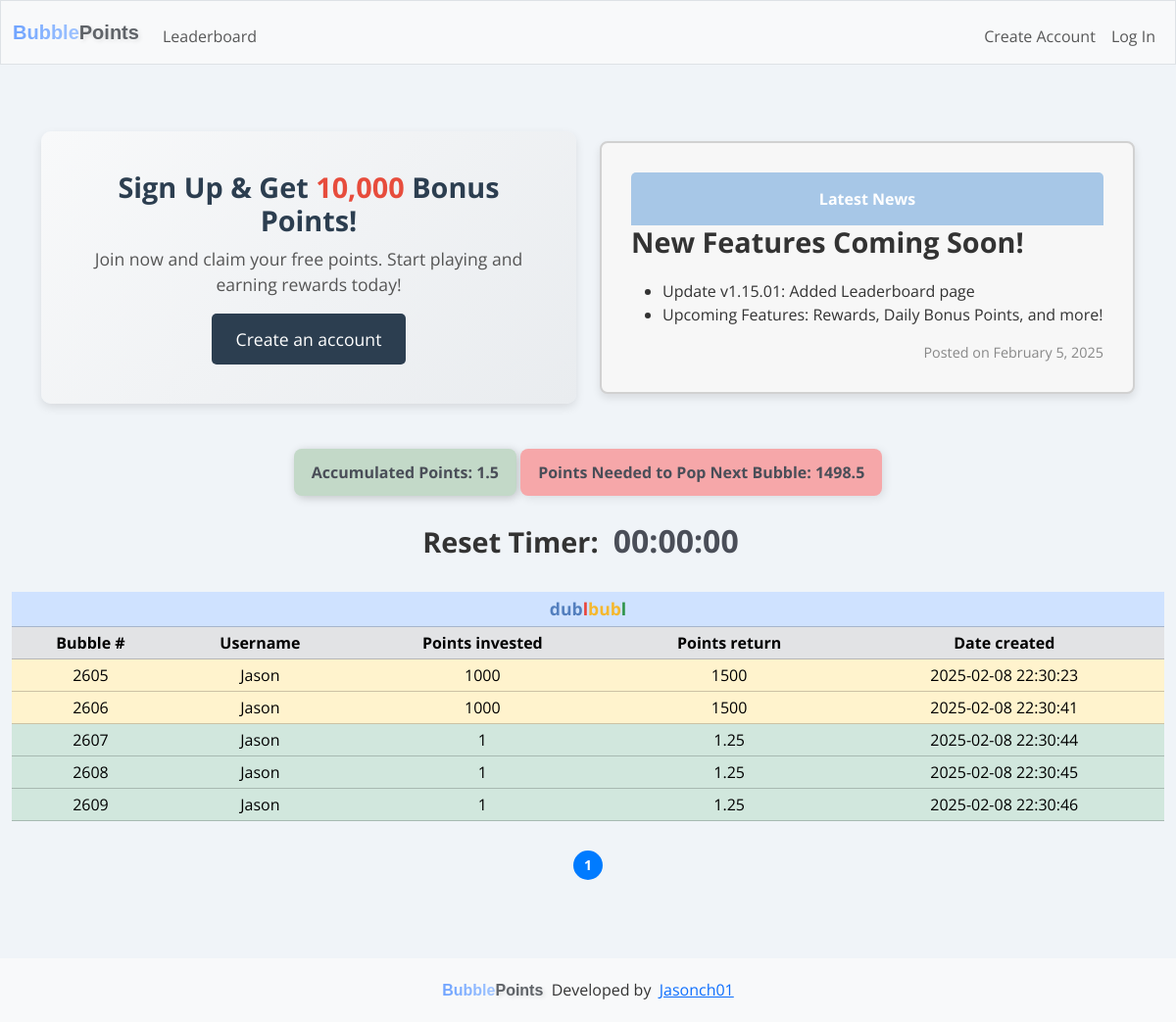
Before: / with the older database file.
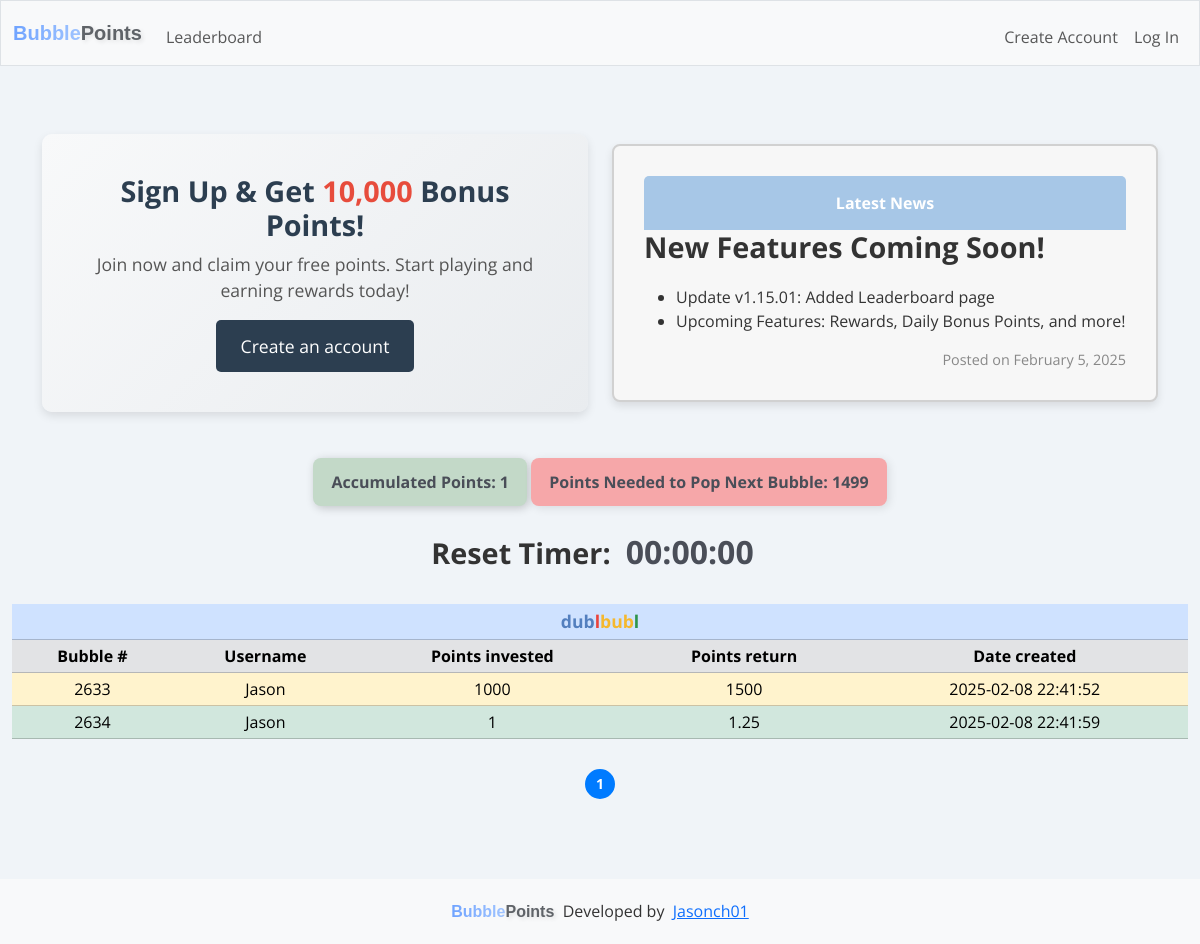
After: the same page with the newer database file.
### tables this page shows
CREATE TABLE points_tracker (
            tracker_id INTEGER PRIMARY KEY AUTOINCREMENT NOT NULL,
            current_points_in INTEGER NOT NULL,
            date_created TEXT NOT NULL        
        );

CREATE TABLE dublbubl (
    row_id INTEGER PRIMARY KEY AUTOINCREMENT NOT NULL,
    user_id INTEGER NOT NULL,
    username TEXT NOT NULL,
    points_in INTEGER NOT NULL,
    points_out INTEGER NOT NULL,
    date_created TEXT NOT NULL,        
    FOREIGN KEY (user_id) REFERENCES users(id)
    FOREIGN KEY (username) REFERENCES users(username)
);

### app.py (the view)
@app.route("/", methods=["GET", "POST"])
def index():
    updated_rows = []  # Initialize with an empty list
    start_timer()
    try:
        dublbubl = cur.execute("SELECT * FROM dublbubl").fetchall()
        page = request.args.get("page", 1, type=int)
        rows_per_page = 20  # Limit rows per page
        offset = (page - 1) * rows_per_page  # Calculate offset
        dublbubl = cur.execute(
            "SELECT * FROM dublbubl ORDER BY row_id ASC LIMIT ? OFFSET ?",
            (rows_per_page, offset)
        ).fetchall()
        total_rows = cur.execute("SELECT COUNT(*) FROM dublbubl").fetchone()[0]
        total_pages = (total_rows + rows_per_page - 1) // rows_per_page  # Round up
        current_points_in = cur.execute("SELECT current_points_in FROM points_tracker").fetchone()
        oldest_row_points_out = cur.execute("SELECT points_out FROM dublbubl ORDER BY row_id ASC LIMIT 1").fetchone()
        user_id = session.get("user_id")
        if user_id:
            user = cur.execute("SELECT * FROM users WHERE id = ?", (user_id,)).fetchall()
            user_history = cur.execute("SELECT * FROM dublbubl_history WHERE creator_id = ? ORDER BY row_id DESC LIMIT 5", (user_id,)).fetchall()
        else:
            user = None
            user_history = None
    except sqlite3.OperationalError as e:
        print("Error: dublbubl_history table does not exist, creating it.")
        init_db()
    if current_points_in is None or oldest_row_points_out is None:
        print("Error: current_points_in or oldest_row_points_out is None.")
        points_in_required = 0  # Default value
    else:
        points_in_required = oldest_row_points_out[0] - current_points_in[0]
    socketio.emit("update_points_info", {
        "current_points_in": current_points_in[0],  # Emitting the actual points_in value
        "points_in_required": points_in_required  # Emitting the calculated points_in_required
    })  # Broadcasts to all connected clients
    points = request.form.get("points")
    current_date = datetime.datetime.now().strftime("%Y-%m-%d %H:%M:%S")
    message = None
    if request.method == "POST":
        if user_id is None:
            return render_template("login.html", message="You must be logged in to create a bubble")
        if not points:
            flash("No points entered", "danger")  # Use "danger" for errors
            return redirect(url_for("index"))
        try:
            points = int(points)
        except ValueError:
            flash("Invalid input", "danger")
            return redirect(url_for("index"))
        if points is None:
            return "Invalid Input"
        elif points <= 0 or points > 10000:
            flash("Points must be between 1 and 10000", "danger")
            return redirect(url_for("index"))
        user_id = session["user_id"]
        user = cur.execute("SELECT * FROM users WHERE id = ?", (user_id,)).fetchone()
        current_points = cur.execute("SELECT points FROM users WHERE id = ?", (user[0],)).fetchone()
        current_points = current_points[0] if current_points else 0  # Default to 0 if no value exists
        if current_points < points:
            flash("Not enough points", "danger")
            return redirect(url_for("index"))
        try:
            if points >= 10000:
                points_out = points * 2  # If points are 10,000 or more, multiply by 2
            elif points >= 5000:
                points_out = points * 1.75  # If points are 5,000 or more but less than 10,000, multiply by 1.75
            elif points >= 1000:
                points_out = points * 1.5  # If points are 1,000 or more but less than 10,000, multiply by 1.5
            else:
                points_out = points * 1.25  # Otherwise, points_out equals points_in (e.g., for smaller amounts)
            cur.execute("""
            INSERT INTO dublbubl (row_id, user_id, username, points_in, points_out, date_created)
            VALUES (?, ?, ?, ?, ?, ?)
            """, (None, user[0], user[1], points, (points_out), current_date))
            con.commit()
            updated_rows = cur.execute("""
                SELECT * FROM dublbubl
                ORDER BY row_id ASC
            """).fetchall()
            total_rows = cur.execute("SELECT COUNT(*) FROM dublbubl").fetchone()[0]
            total_pages = (total_rows + rows_per_page - 1) // rows_per_page  # Round up
            offset = (page - 1) * rows_per_page
            print(f"Page: {page}, Rows per page: {rows_per_page}, Offset: {offset}")
            print(f"Fetching rows starting from: {offset}, Limit: {rows_per_page}")
            updated_rows = cur.execute(
                "SELECT * FROM dublbubl ORDER BY date_created, row_id LIMIT ? OFFSET ?",
                (rows_per_page, offset)
            ).fetchall()
            socketio.emit("update_table", {
                "rows": updated_rows,
                "total_pages": total_pages,
                "current_page": page
            })
            total_points = current_points - points
            if total_points < 0:
                return "Error: Insufficient points balance."
            cur.execute("UPDATE users SET points = ? WHERE id = ?", (total_points, user[0]))
            con.commit()
            socketio.emit("update_point_balance", {
                "point_balance": total_points  # Emitting only the total points balance
            }, room=user[0])  # Emits only to the specific user
            print(f"Emitting update to room: {user[0]} with new balance: {total_points}")
        except Exception as e:
            print(f"Error inserting row into dublbubl: {e}")
            con.rollback()
        current_points_in = cur.execute("SELECT current_points_in FROM points_tracker").fetchone()
        row_count = cur.execute("SELECT COUNT(*) FROM dublbubl").fetchone()[0]
        print(f"Number of rows in dublbubl: {row_count}")
        if row_count > 1:
            if current_points_in:
                new_points_in = current_points_in[0] + points
                cur.execute("UPDATE points_tracker SET current_points_in = ?, date_created = ?", (new_points_in, current_date))
            else:
                cur.execute("INSERT INTO points_tracker (current_points_in, date_created) VALUES (?, ?)", (points, current_date))
            con.commit()
        else:
            new_points_in = current_points_in[0] if current_points_in else 0
            print(f"New points in is { new_points_in }")
        oldest_row_points_out = cur.execute("SELECT points_out FROM dublbubl ORDER BY row_id ASC LIMIT 1").fetchone()
        print(f"Oldest row points out: {oldest_row_points_out[0]}")
        if oldest_row_points_out is None:
            print("No rows found in dublbubl. Exiting loop.")
        else:
            while new_points_in >= oldest_row_points_out[0]:
                oldest_row_id = cur.execute("SELECT row_id FROM dublbubl ORDER BY row_id ASC LIMIT 1").fetchone()
                oldest_row = cur.execute("SELECT * FROM dublbubl ORDER BY row_id ASC LIMIT 1").fetchone()
                if oldest_row is not None:
                        current_total_points = cur.execute("SELECT total_points_earned FROM users WHERE id = ?", (oldest_row[1],)).fetchone()
                        if current_total_points is None:
                            print("No points found for this user.")
                            current_total_points = 0  # Default to 0 if no value exists
                        else:
                            current_total_points = current_total_points[0]  # Extract the value from the tuple
                        print(f"Current total points: {current_total_points}")
                        points = cur.execute("SELECT points FROM users WHERE id = ?", (oldest_row[1],)).fetchone()
                        if points is None:
                            print("No points balance found for this user.")
                            points = 0  # Default to 0 if no value exists
                        else:
                            points = points[0]  # Extract the value from the tuple
                        print(f"User's point balance: {points}")
                else:
                    print("Oldest row is None, skipping points check.")
                if oldest_row:
                    cur.execute("""
                    INSERT INTO dublbubl_history (user_id, username, row_id, creator_id, creator_username, points_in, points_out, date_created, date_archived)
                    VALUES (?, ? ,?, ?, ? ,?, ?, ?, ?)
                    """, (user[0], user[1], oldest_row[0], oldest_row[1], oldest_row[2], oldest_row[3], oldest_row[4], oldest_row[5], current_date))
                    con.commit()
                    updated_user_history = cur.execute("""
                        SELECT * FROM dublbubl_history
                        WHERE creator_id = ?
                        ORDER BY row_id DESC
                        LIMIT 5
                    """, (user[0],)).fetchall()
                    print(f"Checking user[0]: {user[0]}")
                    print(f"Fetching history for creator_id: {user[0]}")
                    print("Fetched history:", updated_user_history)
                    socketio.emit("update_user_history", {
                        "history": [
                            {
                                "bubble_number": row[3],
                                "points_invested": row[6],
                                "points_earned": row[7],
                                "created_on": row[8],
                                "archived_on": row[9]
                            } for row in updated_user_history
                        ]
                    }, room=user[0])  # Emits only to the specific user
                    print(f"Emitting update to room: {user[0]} with updated user history: {oldest_row[4]}")
                    total_points_earned = current_total_points + oldest_row[4]
                    cur.execute("UPDATE users SET total_points_earned = ? WHERE id = ?", (total_points_earned, oldest_row[1]))
                    con.commit()
                    total_points = points + oldest_row[4]
                    cur.execute("UPDATE users SET points = ? WHERE id = ?", (total_points, oldest_row[1]))
                    con.commit()
                    current_total_points = total_points_earned
                    updated_total_points = cur.execute("SELECT points FROM users WHERE id = ?",(user_id,)).fetchone()
                    updated_total_points = updated_total_points[0] if updated_total_points else 0
                    socketio.emit("update_point_balance", {
                        "point_balance": updated_total_points  # Only emitting the total points balance
                    }, room=user_id)  # Emits only to the specific user
                    print(f"Emitting update to room: {user_id} with new balance: {updated_total_points}")
                if oldest_row_id is not None:
                    cur.execute("DELETE FROM dublbubl WHERE row_id = ?", (oldest_row_id[0],))
                    con.commit()
                else:
                    print("Error: oldest_row_id is None, unable to delete row.")
                remaining_points_in = new_points_in - oldest_row_points_out[0]
                cur.execute("UPDATE points_tracker SET current_points_in = ?, date_created = ?", (remaining_points_in, current_date))
                con.commit()
                updated_rows = cur.execute("""
                    SELECT * FROM dublbubl
                    ORDER BY row_id ASC
                """).fetchall()
                total_rows = cur.execute("SELECT COUNT(*) FROM dublbubl").fetchone()[0]
                total_pages = (total_rows + rows_per_page - 1) // rows_per_page  # Round up
                offset = (page - 1) * rows_per_page
                print(f"Page: {page}, Rows per page: {rows_per_page}, Offset: {offset}")
                print(f"Fetching rows starting from: {offset}, Limit: {rows_per_page}")
                updated_rows = cur.execute(
                    "SELECT * FROM dublbubl ORDER BY date_created, row_id LIMIT ? OFFSET ?",
                    (rows_per_page, offset)
                ).fetchall()
                socketio.emit("update_table", {
                    "rows": updated_rows,
                    "total_pages": total_pages,
                    "current_page": page
                })
                print(f"Emitting updated rows to room: {user[0]}")
                new_points_in = remaining_points_in
                oldest_row_points_out = cur.execute("SELECT points_out FROM dublbubl ORDER BY row_id ASC LIMIT 1").fetchone()
                if new_points_in <= 0 or oldest_row_points_out is None:
                    print("No more rows in dublbubl. Exiting loop.")
                    break
        flash("Bubble created successfully!", "success")
        return redirect(url_for("index"))
    else:
        return render_template('index.html', dublbubl=dublbubl, user=user, message=message, current_points_in=current_points_in, points_in_required=points_in_required, user_history=user_history, updated_rows=updated_rows, total_pages=total_pages, current_page=page)

### templates/index.html (shortened to what this page needs)
{% extends "layout.html" %}
{% block main %}
{% if not session["user_id"] %}
<div class="container mt-5">
  <div class="row">
      <div class="col-md-6 d-flex align-items-center">
        <div class="signup-section text-center w-100">
            <h2>Sign Up & Get <span class="bonus-points">10,000</span> Bonus Points!</h2>
            <p>Join now and claim your free points. Start playing and earning rewards today!</p>
            <a href="/register" class="btn signup-btn btn-lg">Create an account</a>
        </div>
    </div>
      <div class="col-md-6">
          <div class="announcement-box">
              <div class="header">Latest News</div>
              <h2>New Features Coming Soon!</h2>
              <ul>
                <li>Update v1.15.01: Added Leaderboard page</li>
                <li>Upcoming Features: Rewards, Daily Bonus Points, and more!</li>
              </ul>
              <div class="date">Posted on February 5, 2025</div>
          </div>
      </div>
  </div>
</div>
{% endif %}
<div class="tracker text-center">
  <p id="current_points_in">Accumulated Points: {{ current_points_in[0] }}</p>
  <p id="points_in_required">Points Needed to Pop Next Bubble: {{ points_in_required }}</p>
  <div class="timer-container">
      <span class="reset-timer-text">Reset Timer: </span>
      <span id="countdown_timer" class="low-time">00:00:00</span>
  </div>
</div>
<table class="table table-success table-sm text-center">
  <thead class="table-primary">
    <tr class="table-primary">
      <th class="table-primary" colspan="5"><div class="table-header"><span class="blue">dub</span><span class="red">l</span><span class="yellow">bub</span><span class="green">l</span></div></th>
    </tr>
  </thead>
  <thead>
    <tr class="table-secondary">
      <th>Bubble #</th>
      <th>Username</th>
      <th>Points invested</th>
      <th>Points return</th>
      <th>Date created</th>
    </tr>
  </thead>
  <tbody id="dublbubl">
    {% for row in dublbubl %}
    <tr class="
    {% if row[3] >= 10000 %}
      table-dark
    {% elif row[3] >= 5000 %}
      table-danger
    {% elif row[3] >= 1000 %}
      table-warning
    {% else %}
      table-success
    {% endif %}
    ">
      <td>{{ row[0] }}</td>
      <td>{{ row[2] }}</td>
      <td>{{ row[3] }}</td>
      <td>{{ row[4] }}</td>
      <td>{{ row[5] }}</td>
    </tr>
    {% endfor %}
  </tbody>
</table>
<div class="text-center" id="pagination">
  {% for i in range(1, total_pages + 1) %}
      <a href="{{ url_for('index', page=i) }}"
         style="padding: 5px; {% if i == current_page %}font-weight: bold;{% endif %}">
          {{ i }}
      </a>
  {% endfor %}
</div>
{% endblock %}

Changed rows visible on the page:
removed dublbubl: row_id "2605", username "Jason", points_in "1000", points_out "1500", date_created "2025-02-08 22:30:23"
removed dublbubl: row_id "2606", username "Jason", points_in "1000", points_out "1500", date_created "2025-02-08 22:30:41"
removed dublbubl: row_id "2607", username "Jason", points_in "1", points_out "1.25", date_created "2025-02-08 22:30:44"
removed dublbubl: row_id "2608", username "Jason", points_in "1", points_out "1.25", date_created "2025-02-08 22:30:45"
removed dublbubl: row_id "2609", username "Jason", points_in "1", points_out "1.25", date_created "2025-02-08 22:30:46"
changed points_tracker: current_points_in "1.5" → "1"
added dublbubl: row_id "2633", username "Jason", points_in "1000", points_out "1500", date_created "2025-02-08 22:41:52"
added dublbubl: row_id "2634", username "Jason", points_in "1", points_out "1.25", date_created "2025-02-08 22:41:59"
Other visible differences:
{{ points_in_required }}: "1498.5" → "1499"
